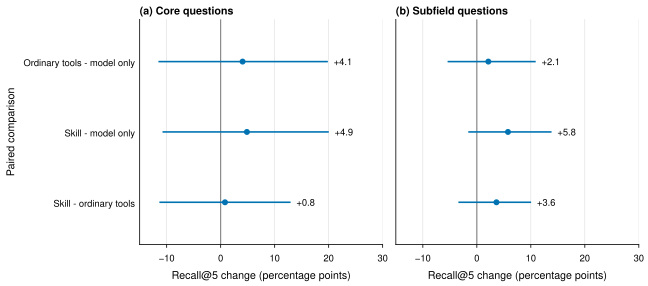

Write the Python code that produced this figure.
# /// script
# dependencies = ["matplotlib>=3.9"]
# ///
"""Plot measured paired recall differences. Run with uv run --no-project."""

import json
import math
from pathlib import Path

from orx_figstyle import BASELINE, PALETTE, WIDE, figure_grid, panel_labels, save, use_style

ROOT = Path(__file__).resolve().parents[1]
DATA = ROOT / "data/replication.json"
COMPARISONS = [
    ("plain_tools_minus_closed_book", "Ordinary tools - model only"),
    ("orx_skill_minus_closed_book", "Skill - model only"),
    ("orx_skill_minus_plain_tools", "Skill - ordinary tools"),
]


def main():
    report = json.loads(DATA.read_text())
    if not report["complete"]:
        raise ValueError("plot requires a complete recorded run")
    use_style()
    fig, axes = figure_grid(1, 2, width=WIDE, ratio=0.44, sharex=True, sharey=True)
    estimates = []
    for axis, kind in zip(axes, ("core_query", "subfield_query")):
        axis.axvline(0, color=BASELINE, linewidth=0.8, zorder=1)
        for index, (key, _) in enumerate(COMPARISONS):
            value = report["paired_comparisons"][key][kind]["recall@5"]
            point = 100 * value["mean_delta"]
            low, high = [100 * endpoint for endpoint in value["interval_95"]]
            y = 2 - index
            axis.plot([low, high], [y, y], color=PALETTE["blue"], linewidth=1.2, zorder=2)
            axis.plot(point, y, "o", color=PALETTE["blue"], zorder=3)
            axis.annotate(f"{point:+.1f}", (high, y), xytext=(5, 0), textcoords="offset points",
                          va="center", fontsize=7)
            estimates.extend((low, high))
        axis.set_yticks([2, 1, 0], [label for _, label in COMPARISONS])
        axis.set_ylim(-0.6, 2.6)
        axis.set_xlabel("Recall@5 change (percentage points)")
        axis.grid(axis="y", visible=False)
        axis.grid(axis="x")
        axis.tick_params(axis="y", length=0)
    low, high = min(0, *estimates), max(0, *estimates)
    span = max(10, high - low)
    axes[0].set_xlim(math.floor((low - span * 0.08) / 5) * 5,
                     math.ceil((high + span * 0.25) / 5) * 5)
    axes[0].set_ylabel("Paired comparison")
    panel_labels(axes, labels=["(a) Core questions", "(b) Subfield questions"])
    stem = str(Path(__file__).with_suffix(""))
    save(fig, stem, close=False)
    svg_path = Path(stem + ".svg")
    svg_path.write_text("\n".join(line.rstrip() for line in svg_path.read_text().splitlines()) + "\n")
    fig.savefig("/tmp/scholarcatalyst-paired-recall-preview.png", dpi=180)
    print("One cohort seed. Intervals resample source projects, not model seeds.")


if __name__ == "__main__":
    main()
